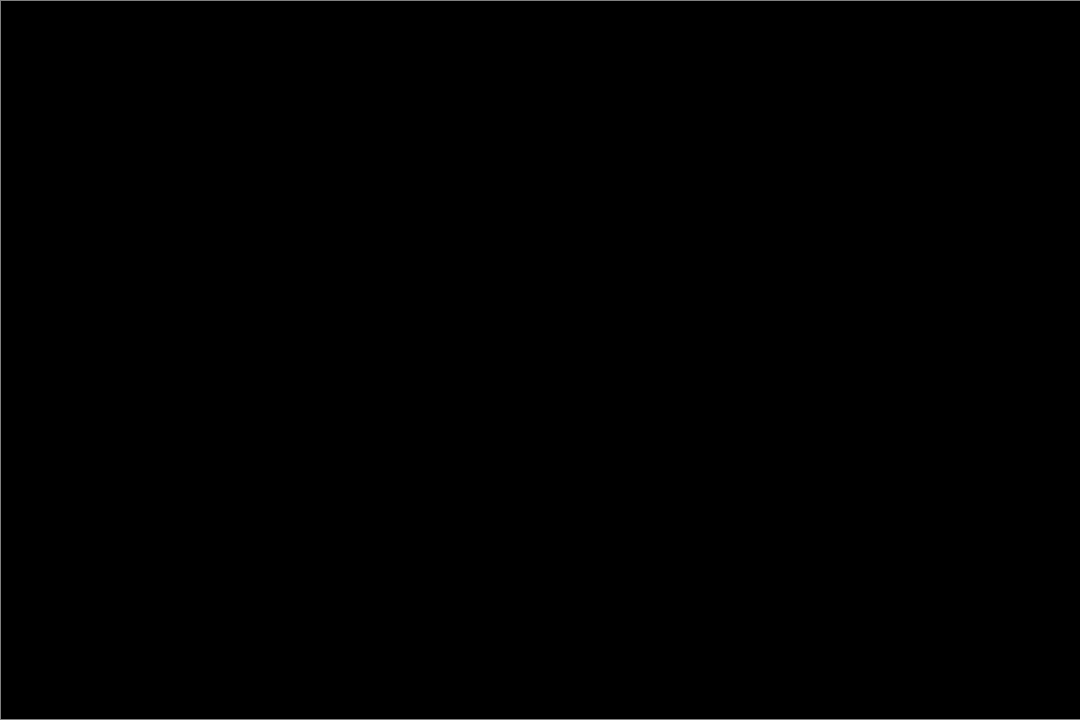
Frame 1 (no input)
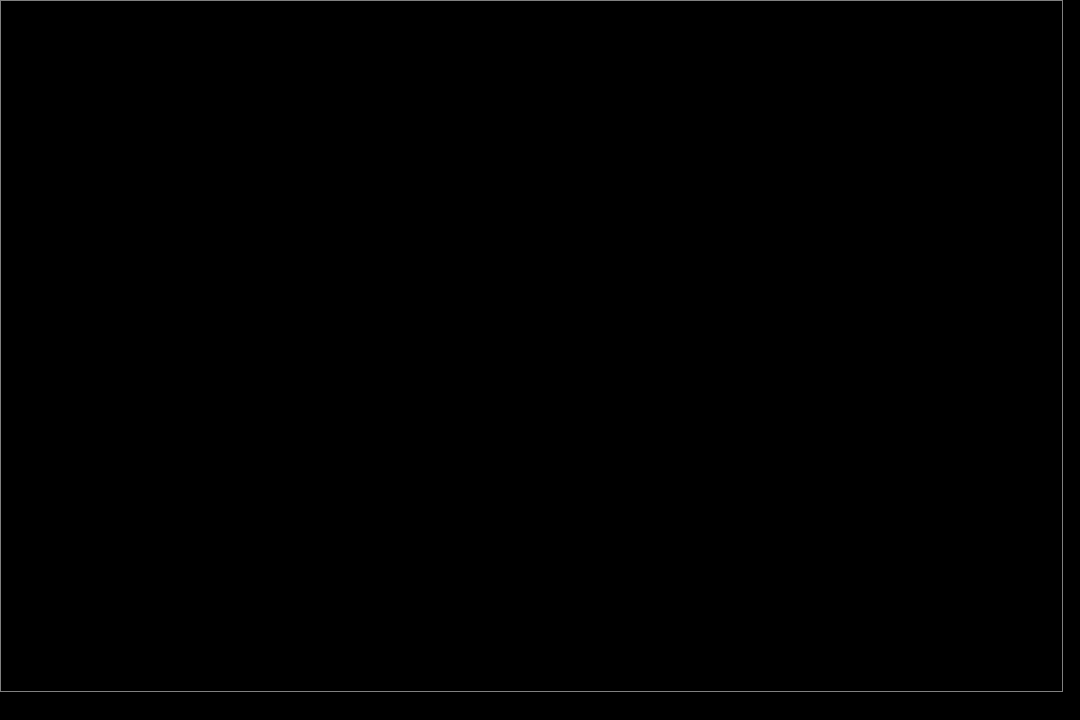
Frame 60 (the mouse pressed at the canvas centre just before this capture)
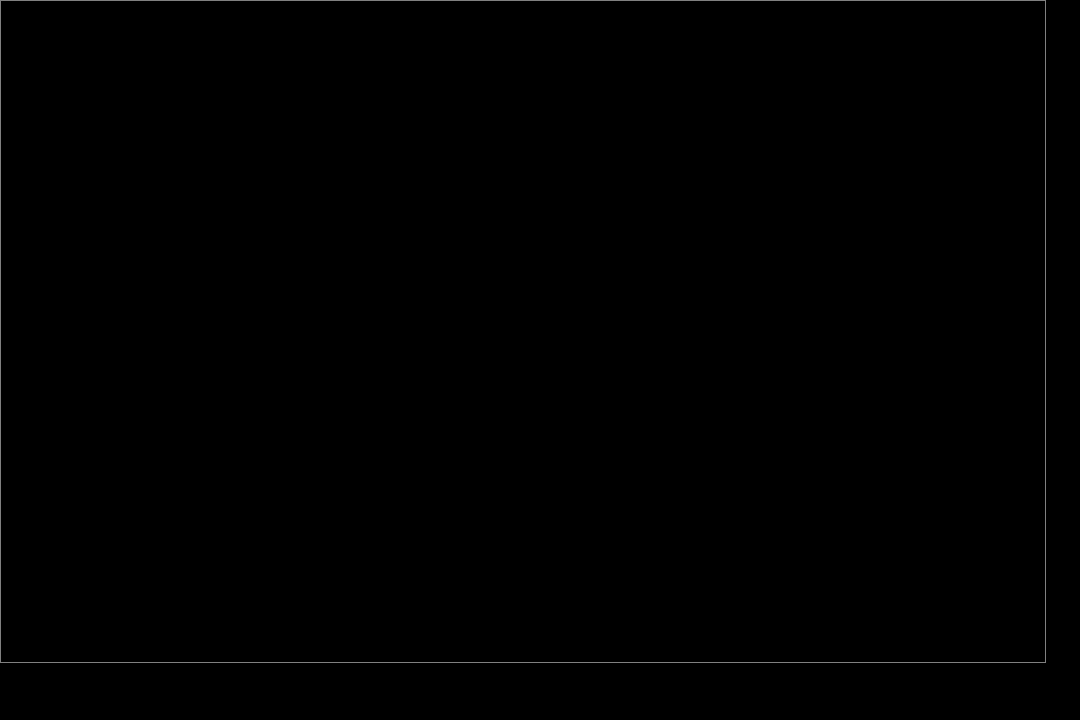
Frame 120 (the mouse held since frame 60 and released just before this capture)

The Processing sketch that drew these frames (run headless with seeded random() and noise(); from frame 60 on, the mouse is pressed at the canvas centre):

// Processing sketch: growing_shrinking_cells
// ── growing_shrinking_cells.pde
float cols, rows; // Total number of columns and rows //<>//
float cellWidth, cellHeight; // Individual cell size

PVector[][] cells;
PVector[][] cellSpeeds;

boolean rotate;
float angle;

void setup() {
  size(1080, 720);

  cellWidth = width;
  cellHeight = height;

  // Calculate number of cols and rows based on cell size
  // The number of rows and columns is a function of
  // how many times a cell fits across/down the window
  cols = width/cellWidth;
  rows = height/cellHeight;

  // Initialize positions and speeds of cells.
  reset();

  println("Use TAB to turn on/off rotate.");
  println("Use UP/DOWN to +/- number of rows. LEFT/RIGHT to +/- number of columns.");
}

void draw() {
  background(0);
  stroke(128);
  noFill();

  // ROTATE THE GRID
  if (rotate) {
    angle+=0.001;
  }

  // TRANSLATE GRID TO MIDDLE OF THE SCREEN
  translate(width/2, height/2);
  rotate(angle);

  // CREATE A GRID WITH SO MANY COLUMNS...
  for (int col = 0; col < cols; col++) {
    // Calculate the x-position of the cell based on the column number and cellWidth
    float x = col*cellWidth;
    // ...AND SO MANY ROWS
    for (int row = 0; row < rows; row++) {
      // Calculate the y-position of the cell based on the row number and cellHeight
      float y = row*cellHeight;

      // Change w/h of the cell
      cells[col][row].add(cellSpeeds[col][row]);
      cellSpeeds[col][row].x = turnaround(cells[col][row].x, cellSpeeds[col][row].x, 0, width);
      cellSpeeds[col][row].y = turnaround(cells[col][row].y, cellSpeeds[col][row].y, 0, height);

      // Draw a rectangle for every cell
      rect(x-width/2, y-height/2, cells[col][row].x, cells[col][row].y);
    }
  }
}

// Reinitialize 2D arrys storing PVector w+h
// and PVector w+h speeds for each cell.
void reset() {
  cells = new PVector[int(cols)][int(rows)];
  cellSpeeds = new PVector[int(cols)][int(rows)];

  for (int col = 0; col < cols; col++) {
    for (int row = 0; row < rows; row++) {
      cells[col][row] = new PVector(cellWidth, cellHeight);
      cellSpeeds[col][row] = new PVector(random(-1, 1), random(-1, 1));
    }
  }
}

float turnaround(float parameter, float speed, float min, float max) {
  if (parameter < min || parameter > max ) {
    speed *= -1;
  }
  return speed;
}

void keyPressed() {

  // CHANGE NUMBER OF ROWS AND COLUMNS
  switch(keyCode) {
  case TAB:
    rotate = !rotate;
    break;
  case UP:
    rows++;
    break;
  case DOWN:
    rows--;
    break;
  case RIGHT:
    cols++;
    break;
  case LEFT:
    cols--;
    break;
  }

  // CAN'T HAVE LESS THAN 1 COLUMN OR MORE COLUMNS THAN PIXELS ACROSS THE WINDOW
  cols = constrain(cols, 1, width);
  // CAN'T HAVE LESS THAN 1 ROW OR MORE ROWS THAN PIXELS DOWN THE WINDOW
  rows = constrain(rows, 1, height);

  // RE-CALCULATE CELLWIDTH AND CELL HEIGHT WITH NEW NUMBER OF COLS/ROWS.
  cellWidth = width/cols;
  cellHeight = height/rows;

  reset();

  println("COLS", cols, "ROWS", rows);
}
